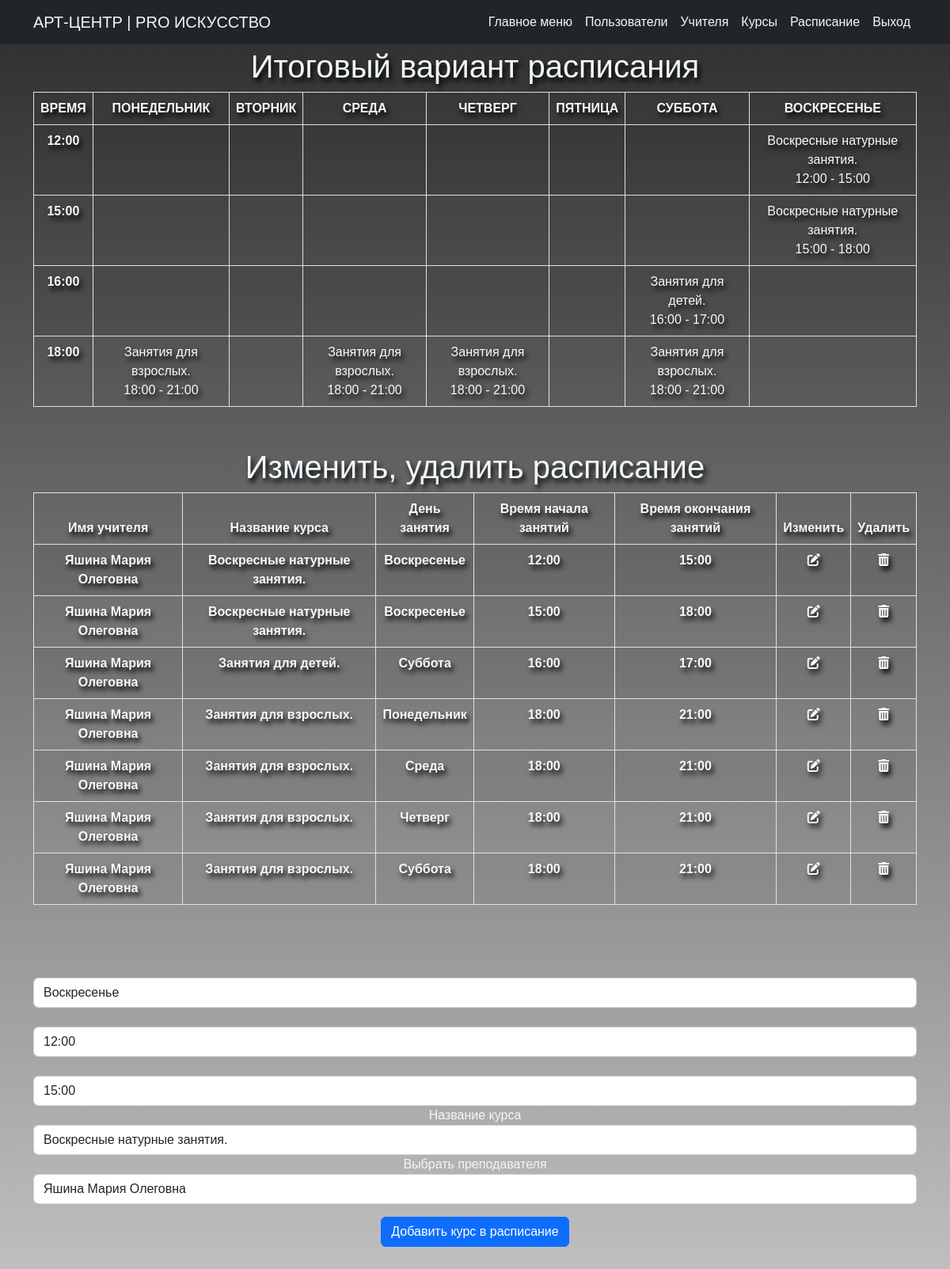
Screenshot of /edit_schelude/6 (signed in) with the database file from the repository.
### models.py (models this page shows)
class Schelude(db.Model):
   __tablename__ = 'scheludes'
   id = db.Column(db.Integer, primary_key=True)
   course = db.Column(db.String(100))
   teacher = db.Column(db.String(100))
   day = db.Column(db.String(100))
   start_time = db.Column(db.String(10))
   end_time = db.Column(db.String(100))

### app.py (the view, shortened to what this page needs)
@app.route('/edit_schelude/<int:schelude_id>', methods=['GET', 'POST'])
@login_required
def edit_schelude(schelude_id):
   schelude = Schelude.query.order_by(Schelude.start_time.asc()).all()
   edit_schelude = Schelude.query.get(schelude_id)
   cname = [course.name for course in Course.query.all()]
   tname = [teacher.name for teacher in Teacher.query.all()]
   form = ScheludeRegisterForm(
      day=edit_schelude.day,
      time=edit_schelude.start_time,
      end_time=edit_schelude.end_time,
      course_name=edit_schelude.course,
      teacher_name=edit_schelude.teacher
   )
   form.course_name.choices = cname
   form.teacher_name.choices = tname
   schl = data_for_rsp()
   return render_template('schelude.html', form=form, schelude=schl, all_days=all_days, rsp=schelude)

### forms.py
class ScheludeRegisterForm(FlaskForm):
    day = SelectField(label='', render_kw={'placeholder': 'Выбрать день проведения курса'}, choices=['Понедельник', 'Вторник','Среда','Четверг','Пятница','Суббота','Воскресенье'])
    time = StringField('', render_kw={'placeholder': 'Время начала занятий (формат: 11:00, 21:15, 13:45)'})
    end_time = StringField('', render_kw={'placeholder': 'Время окончания занятий (формат: 11:00, 21:15, 13:45)'})
    course_name = SelectField(label='Название курса')
    teacher_name = SelectField(label='Выбрать преподавателя')
    add_schelude = SubmitField('Добавить курс в расписание')

### app.py (called while the page is built)
@login_manager.user_loader
def load_user(user_id):
    return User.query.get(int(user_id))

def data_for_rsp():
   schelude = Schelude.query.order_by(Schelude.start_time.asc()).all()
   all_time = sorted({time.start_time for time in schelude})
   schl = {}
   for time in all_time:
      for data in schelude:
         if data.start_time == time:
            if data.start_time in schl:
               schl[time].update({data.day: [data.course, f'{data.start_time} - {data.end_time}']})
            else:
               schl[time] = {data.day: [data.course, f'{data.start_time} - {data.end_time}']}
   return schl

### templates/schelude.html (shortened to what this page needs)
{% extends 'base.html' %}
{% import "bootstrap/wtf.html" as wtf %}
{% block body %}
<section id="schedule">
    <h1 class="end_schelude">Итоговый вариант расписания</h1>
    <div class="container schedule">
        <table class="table table-bordered text-center table-striped">
            <thead>
                <tr class="bg-light-gray">
                    <th scope="col" class="text-uppercase text-light">Время</th>
                    {% for day in all_days: %}
                    <th scope="col" class="text-uppercase text-light">{{ day }}</th>
                    {% endfor %}
                </tr>
            </thead>
            <tbody>
                <tr>
                    {% for time, db in schelude.items(): %}
                    <th scope="row" class="text-light">{{ time }}</th>
                    <td class="text-light">
                        {{ db.get(all_days[0])[0] if db.get(all_days[0]) else '' }}
                        <br>
                        {{ db.get(all_days[0])[1] if db.get(all_days[0]) else '' }}
                    </td>
                    <td class="text-light">
                        <br>
                    </td>
                    <td class="text-light">
                        {{ db.get(all_days[2])[0] if db.get(all_days[2]) else '' }}
                        <br>
                        {{ db.get(all_days[2])[1] if db.get(all_days[2]) else '' }}
                    </td>
                    <td class="text-light">
                        {{ db.get(all_days[3])[0] if db.get(all_days[3]) else '' }}
                        <br>
                        {{ db.get(all_days[3])[1] if db.get(all_days[3]) else '' }}
                    </td>
                    <td class="text-light">
                        <br>
                    </td>
                    <td class="text-light">
                        {{ db.get(all_days[5])[0] if db.get(all_days[5]) else '' }}
                        <br>
                        {{ db.get(all_days[5])[1] if db.get(all_days[5]) else '' }}
                    </td>
                    <td class="text-light">
                        {{ db.get(all_days[6])[0] if db.get(all_days[6]) else '' }}
                        <br>
                        {{ db.get(all_days[6])[1] if db.get(all_days[6]) else '' }}
                    </td>
                </tr>
                {% endfor %}
            </tbody>
        </table>
    </div>
</section>
<section id="edit_schelude">
    <h1 class="edit_schelude">Изменить, удалить расписание</h1>
    <div class="container">
        <table class="table table-bordered text-center table-striped">
            <thead>
                <th scope="col" class="text-light">Имя учителя</th>
                <th scope="col" class="text-light">Название курса</th>
                <th scope="col" class="text-light">День занятия</th>
                <th scope="col" class="text-light">Время начала занятий</th>
                <th scope="col" class="text-light">Время окончания занятий</th>
                <th scope="col" class="text-light">Изменить</th>
                <th scope="col" class="text-light">Удалить</th>
            </thead>
            <tbody>
                {% for db in rsp: %}
                <tr>
                    <th scope="row" class="text-light">{{ db.teacher }}</th>
                    <th scope="row" class="text-light">{{ db.course }}</th>
                    <th scope="row" class="text-light">{{ db.day }}</th>
                    <th scope="row" class="text-light">{{ db.start_time }}</th>
                    <th scope="row" class="text-light">{{ db.end_time }}</th>
                    <th scope="row"><a class="text-light" href="{{ url_for('edit_schelude', schelude_id=db.id) }}"><i class="fa-solid fa-pen-to-square"></i></a></th>
                    <th scope="row"><a class="text-light" href="{{ url_for('remove_schelude', schelude_id=db.id) }}"><i class="fa-solid fa-trash-can"></i></a></th>
                </tr>
                {% endfor %}
            </tbody>
        </table>
    </div>
</section>
<section id="add_schelude">
    <div class="container add_schelude">
        {{ wtf.quick_form(form, novalidate=True, button_map={"add_schelude": "primary"}) }}
    </div>
</section>
{% endblock %}

### static/styles.css (style rules this page uses)
body { text-align: center; font-family: 'Raleway', sans-serif; overflow-y: auto; -webkit-overflow-scrolling: touch; background-image: linear-gradient(rgba(51, 45, 45, 0.9), rgba(51, 45, 45, 0.6)), url("/static/images/gallery/img-bg-3.jpg"); background-repeat: no-repeat; background-size: cover; background-position: unset; background-attachment: fixed; }
h1, h2, h3, h4, h5, h6, table { text-shadow: 3px 5px 6px black; }
.index-logo-text, .navbar-brand, .nav-link, .text-message, .admin-footer, .about-txt, body { color: aliceblue; }
#schedule { padding-top: 5%; }
#edit_schelude { padding-top: 3%; padding-bottom: 3%; }
#add_schelude { margin-top: 1rem; margin-bottom: 1rem; }
@media (max-width: 1600px) { body { background: #2D2D2C; background: -webkit-linear-gradient(top, #2D2D2C, #C0BEBF); background: -moz-linear-gradient(top, #2D2D2C, #C0BEBF); background: linear-gradient(to bottom, #2D2D2C, #C0BEBF); } }

### rows the page displays
Schelude: start_time "12:00", course "Воскресные натурные занятия.", db "12:00 - 15:00", teacher "Яшина Мария Олеговна", day "Воскресенье", end_time "15:00"
Schelude: start_time "15:00", course "Воскресные натурные занятия.", db "15:00 - 18:00", teacher "Яшина Мария Олеговна", day "Воскресенье", end_time "18:00"
Schelude: start_time "16:00", course "Занятия для детей.", db "16:00 - 17:00", teacher "Яшина Мария Олеговна", day "Суббота", end_time "17:00"
Schelude: start_time "18:00", course "Занятия для взрослых.", db "18:00 - 21:00", teacher "Яшина Мария Олеговна", day "Понедельник", end_time "21:00"
Schelude: teacher "Яшина Мария Олеговна", course "Занятия для взрослых.", day "Среда", start_time "18:00", end_time "21:00"
Schelude: teacher "Яшина Мария Олеговна", course "Занятия для взрослых.", day "Четверг", start_time "18:00", end_time "21:00"
Schelude: teacher "Яшина Мария Олеговна", course "Занятия для взрослых.", day "Суббота", start_time "18:00", end_time "21:00"

### other values shown
{{ day }} "ПОНЕДЕЛЬНИК" "ВТОРНИК" "СРЕДА" "ЧЕТВЕРГ" "ПЯТНИЦА" "СУББОТА" "ВОСКРЕСЕНЬЕ"
